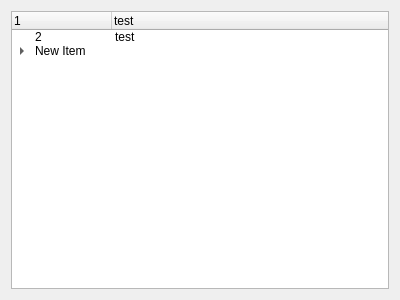
<?xml version="1.0" encoding="UTF-8"?>
<ui version="4.0">
 <class>Form</class>
 <widget class="QWidget" name="Form">
  <property name="geometry">
   <rect>
    <x>0</x>
    <y>0</y>
    <width>400</width>
    <height>300</height>
   </rect>
  </property>
  <property name="windowTitle">
   <string>Form</string>
  </property>
  <layout class="QVBoxLayout" name="verticalLayout">
   <item>
    <widget class="QTreeWidget" name="treeWidget">
     <column>
      <property name="text">
       <string>1</string>
      </property>
     </column>
     <column>
      <property name="text">
       <string>test</string>
      </property>
     </column>
     <item>
      <property name="text">
       <string>2</string>
      </property>
      <property name="text">
       <string>test</string>
      </property>
     </item>
     <item>
      <property name="text">
       <string>New Item</string>
      </property>
      <property name="text">
       <string/>
      </property>
      <item>
       <property name="text">
        <string>test</string>
       </property>
       <property name="text">
        <string/>
       </property>
      </item>
     </item>
    </widget>
   </item>
  </layout>
 </widget>
 <resources/>
 <connections/>
</ui>
